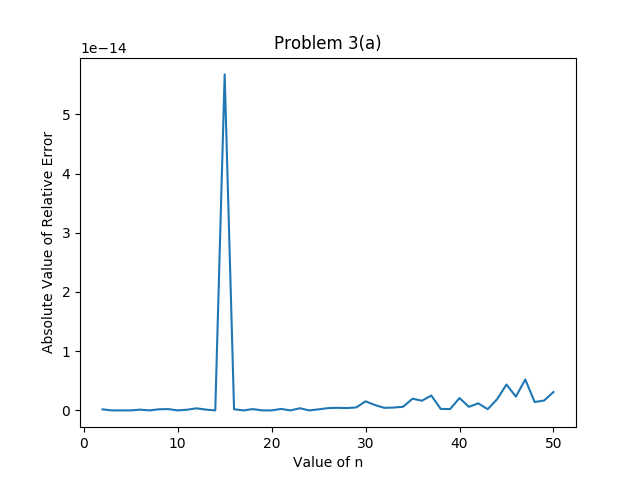

Reproduce this figure in Python.


from __future__ import division
import numpy as np
import scipy as sp
import matplotlib.pyplot as plt
import numpy.linalg as npla
import scipy.linalg as spla
import scipy.special
import pandas as pd


# # Part (a)

# Code might send out RunTime warnings. These are benign, caused due to Python 2.7.
# Can verify here: https://stackoverflow.com/questions/40845304/runtimewarning-numpy-dtype-size-changed-may-indicate-binary-incompatibility


def get_approx_jv(n, z):
    
    # returns approximate value of J_{n+1}
    
    if (n < 1).any() == True:
        return ValueError
    
    return ( ( ( ( 2 * n ) / z ) * scipy.special.jv(n, z) ) - scipy.special.jv(n - 1, z) )





z = 20



true_jv = scipy.special.jv(np.arange(2, 51), z)
approx_jv = get_approx_jv(np.arange(1, 50), z)





# I have printed the magnitude of the Relative Error

relative_err = (approx_jv - true_jv) / true_jv
relative_err = np.abs(relative_err)





df = pd.DataFrame({"n" : [i for i in range(2, 51)], "LHS" : true_jv, "RHS" : approx_jv, "Relative Error" : relative_err}, columns=["n", "LHS", "RHS", "Relative Error"])
print(df.to_string(index_names=False))









plt.xlabel("Value of n")
plt.ylabel("Absolute Value of Relative Error")
plt.title("Problem 3(a)")
plt.plot( np.arange(2, 51), relative_err)
plt.savefig("problem_3a.png")

# Uncomment to see figures
plt.show()

